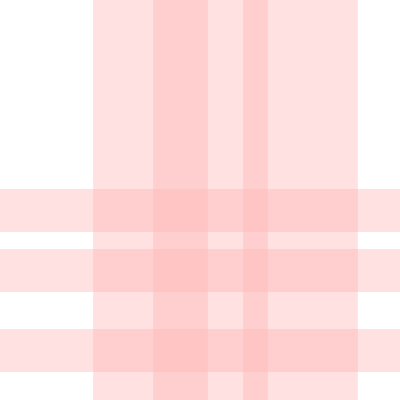
Frame 1 (no input)
Frame 60 (the mouse pressed at the canvas centre just before this capture): identical to frame 1, image omitted
Frame 120 (the mouse held since frame 60 and released just before this capture): identical to frame 1, image omitted

The Processing sketch that drew this single still picture (run headless with seeded random() and noise(); from frame 60 on, the mouse is pressed at the canvas centre):

// Processing sketch: processing_62569
// ── processing_62569.pde

float fat = random(50,150);
float skinny = random (30,80);
float fillColor;

void setup() {
  size(400,400);
  smooth();
  cursor(CROSS);
  colorMode(HSB);
}

void draw() {
  background(255);
  strokeWeight(fat);
  stroke(fillColor,75,550,100);
  line(300,0,300,height);
  line(210,0,210,height);
  line(150,0,150,height);
  strokeWeight(skinny);
//  stroke(fillColor,75,550,100);
  line(0,350,width,350);
  line(0,270,width,270);
  line(0,210,width,210);
}

void mouseMoved() {
 fat = mouseX/1.2;
 skinny = mouseY/1.6;
 fillColor++;
}

void mouseDragged() {
 fillColor--;
 fat = mouseX/1.2;
 skinny = mouseY/1.6;
}
